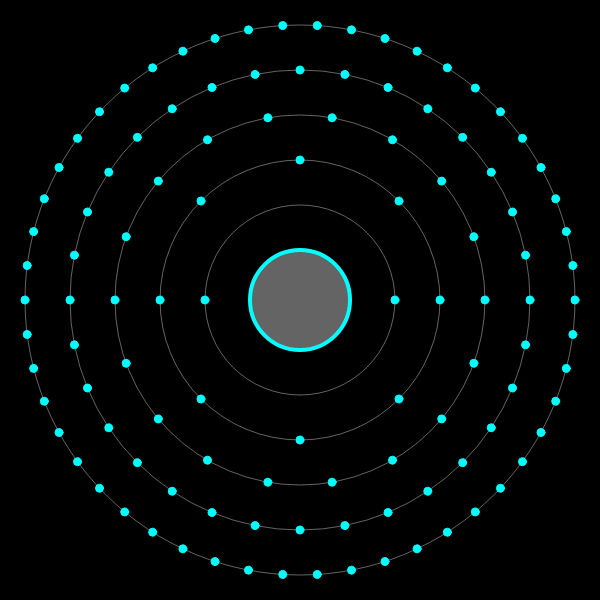
Frame 1 (no input)
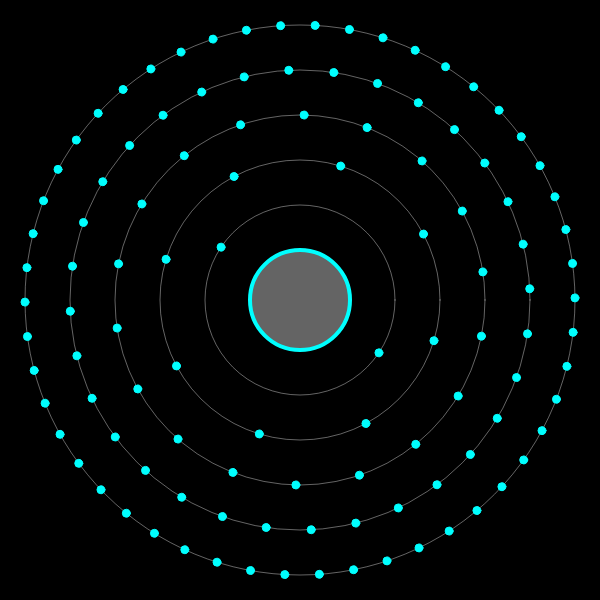
Frame 60 (no input)
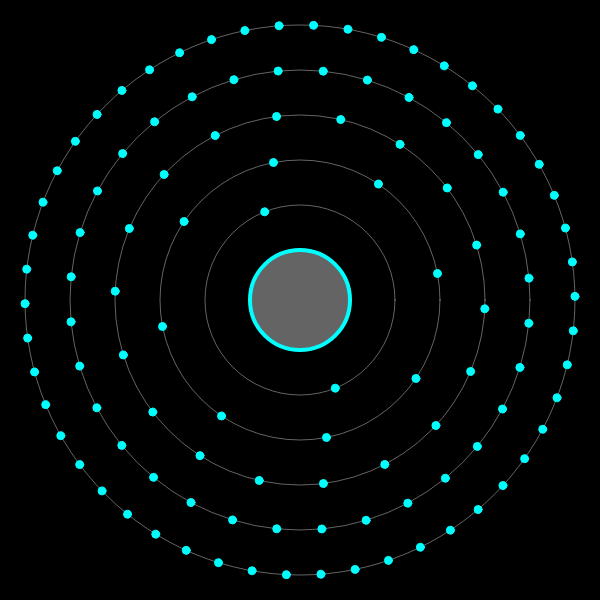
Frame 120 (the mouse pressed at the canvas centre since frame 60)

The p5.js sketch that drew these frames (run headless with seeded random() and noise() and a simulated clock; from frame 60 on, the mouse is pressed at the canvas centre):

// p5.js sketch
// ── sketch.js
var n; //nuclues object

var orbits = [];
var no = 5; //number of orbits to draw

function setup() {
  createCanvas(600, 600);
  
  n = new Nucleus(); //creating nucleus
  for(var i=0; i < no; i++) { //creating orbits and electrons
    orbits[i] = new Orbit(i+1);
  }
}

function draw() {
  background(0);

  n.show();//showing the nuclues
  for(var i=0; i < orbits.length; i++) { //showing the orbits and electrons
    orbits[i].show();
  }
}
// ── electron.js
function Electron(x, y, R, a, sa) {
	this.show = function() {
		fill(0, 255, 255);
    stroke(0, 255, 255);
    strokeWeight(1);
    ellipse(x + R*cos(a), y + R*sin(a), 8, 8);
    a += sa;
	}
}
// ── nucleus.js
function Nucleus() {
  this.x = width/2;
  this.y = height/2;
  this.r = 50;

  this.show = function() {
    fill(255, 100);
    strokeWeight(4);
    stroke(0, 255, 255);
    ellipse(this.x, this.y, this.r*2, this.r*2);
  }
}
// ── orbit.js
function Orbit(on) { // on = orbit number, n = nucleus
  var ne = 2 * on * on; //number of electrons in this orbit
  var electrons = []; //to store all the electrons
  
  var a = 2 * PI / ne; //dividing 360 degrees equally
  var k = a; //starting angle

  for(var i=0; i < ne; i++) {
    electrons[i] = new Electron(n.x, n.y, n.r+(on*n.r*0.90), k, 0.01/on);
    k += a;
  }
  
  this.show = function() {
    noFill();
    strokeWeight(1);
    stroke(255, 100);
    ellipse(n.x, n.y, (n.r+on*n.r*0.90)*2, (n.r+on*n.r*0.90)*2);
    
    for(var i=0; i < ne; i++) {
      electrons[i].show();
    }
  }
}
